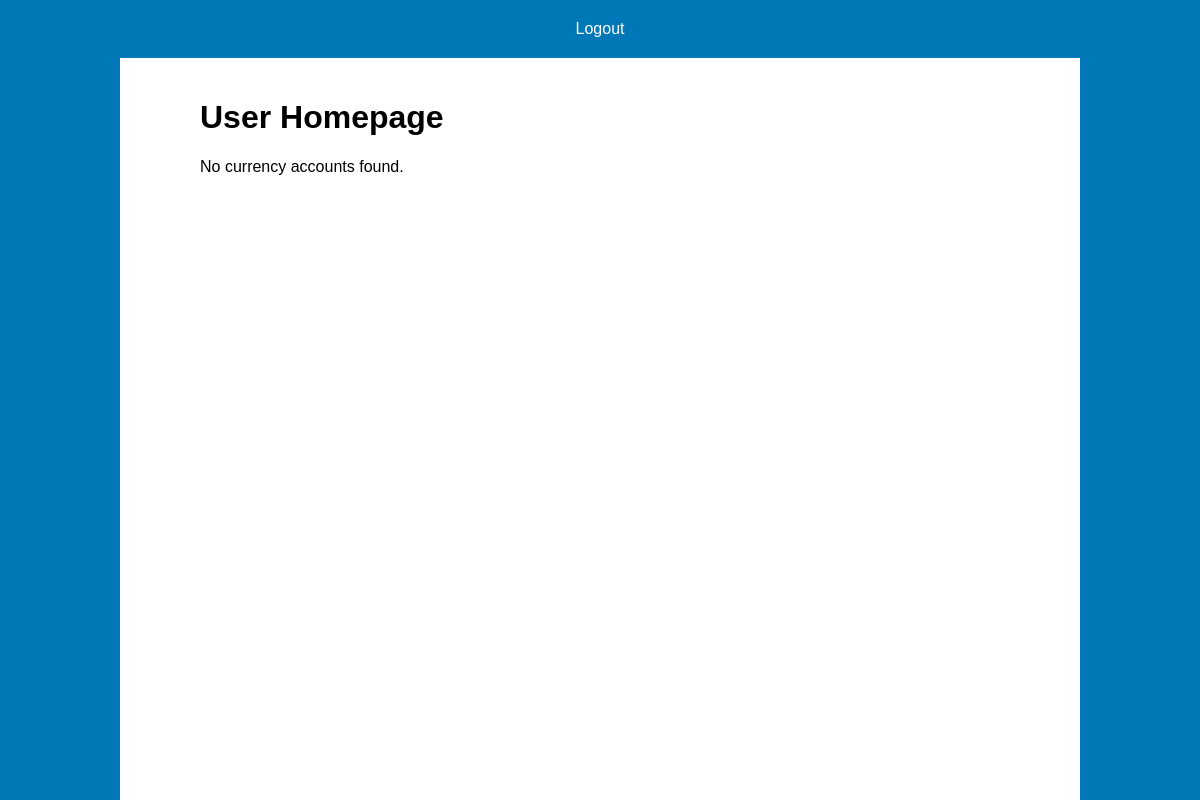
The page /user-homepage.php on the database as committed earlier.
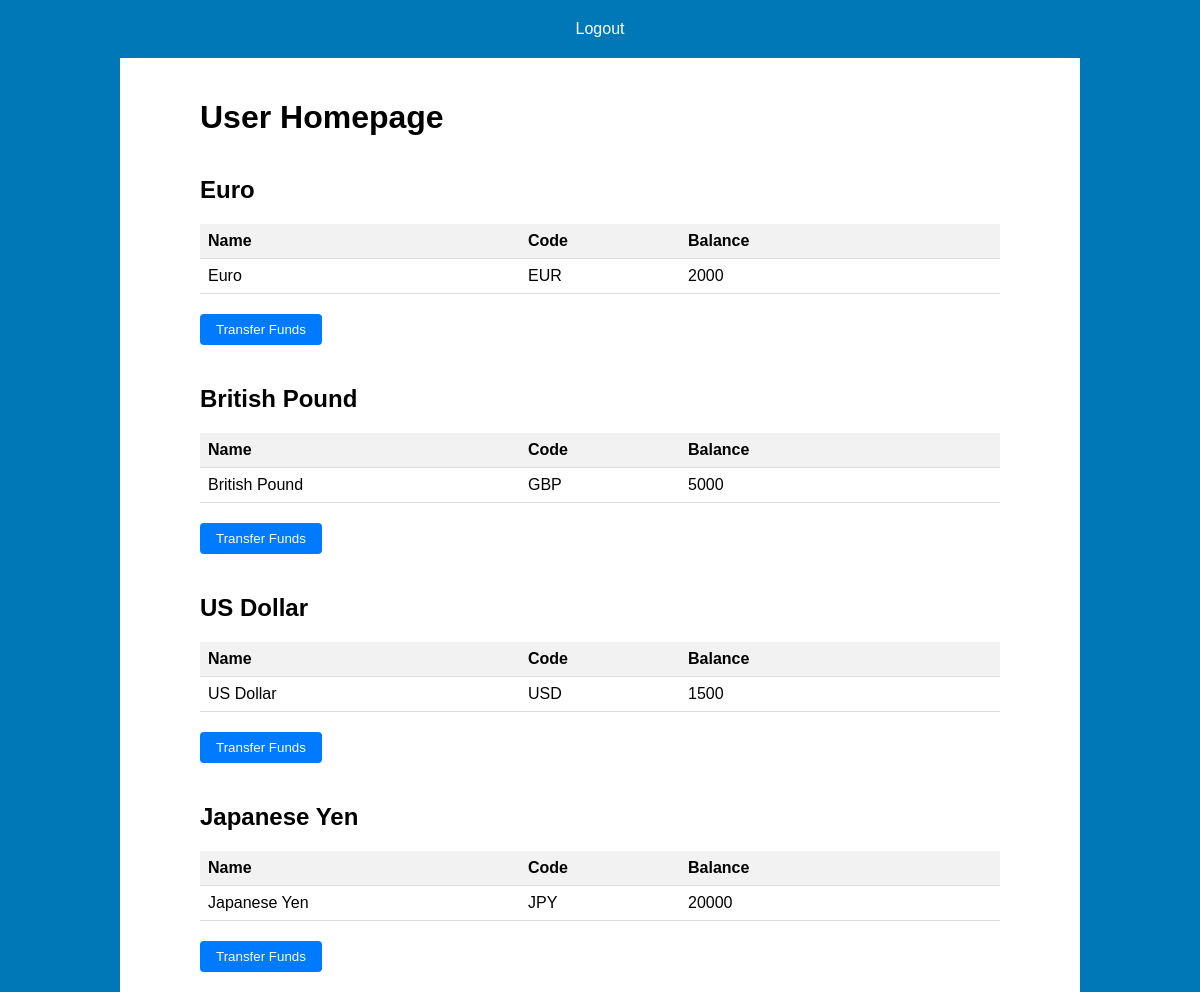
The same page on the database as committed later.
### tables this page shows
CREATE TABLE Currency (
    currency_id INTEGER PRIMARY KEY,
    name VARCHAR(50),
    code VARCHAR(3)
);

### user-homepage.php (the view, shortened to what this page needs)
<!DOCTYPE html>
<html lang="en">
<head>
    <link rel="stylesheet" href="styles.css">
</head>
<body>
    <header>
        <nav>
            <ul>
                <li><a href="logout.php">Logout</a></li>
            </ul>
        </nav>
    </header>
    <div class="left-background"></div>
    <div class="right-background"></div>
    <div class="container">
        <h1>User Homepage</h1>
        <?php
        $dbPath = 'C:\xampp\htdocs\Currency-Transfer-Application\Currency_Database.db';
        try {
            $db = new PDO('sqlite:' . $dbPath);
            $db->setAttribute(PDO::ATTR_ERRMODE, PDO::ERRMODE_EXCEPTION);
            $sql = "SELECT * FROM Currency";
            $stmt = $db->prepare($sql);
            $stmt->execute();
            $accounts = $stmt->fetchAll();
            if ($accounts) {
                foreach ($accounts as $account) {
                    echo "<h2>{$account['name']}</h2>";
                    echo "<table>";
                    echo "<tr><th class='name-column'>Name</th><th class='code-column'>Code</th><th class='balance-column'>Balance</th></tr>";
                    $accountId = $account['currency_id'];
                    $balanceStmt = $db->prepare("SELECT balance FROM Currency_account WHERE currency_id = :accountId");
                    $balanceStmt->bindParam(':accountId', $accountId);
                    $balanceStmt->execute();
                    $balance = $balanceStmt->fetchColumn();
                    echo "<tr><td>{$account['name']}</td><td>{$account['code']}</td><td>{$balance}</td></tr>";
                    echo "</table>";
                    echo "<div class='button-container'>";
                    $currencyCode = strtolower($account['code']);
                    $transferPage = "{$currencyCode}-transfer.php";
                    echo "<form method='post' action='{$transferPage}'>";
                    echo "<button type='submit' class='transfer-button' name='submit_transfer'>Transfer Funds</button>";
                    echo "</form>";
                    echo "</div>";
                }
            } else {
                echo "<p>No currency accounts found.</p>";
            }
        } catch (PDOException $e) {
            echo "Database connection failed: " . $e->getMessage();
        }
        ?>
    </div>
</body>
</html>

Rows that differ between the two databases and show on the page:
added currency: name "Euro", code "EUR", balance "2000"
added currency: name "British Pound", code "GBP", balance "5000"
added currency: name "US Dollar", code "USD", balance "1500"
added currency: name "Japanese Yen", code "JPY", balance "20000"
Other text that changed with them:
text no longer shown: "No currency accounts found."
